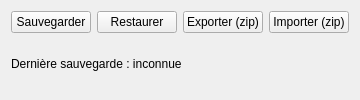
<?xml version="1.0" encoding="UTF-8"?>
<ui version="4.0">
 <class>BackupTab</class>
 <widget class="QWidget" name="BackupTab">
  <layout class="QVBoxLayout" name="verticalLayout">
   <item>
    <layout class="QHBoxLayout" name="horizontalLayoutTop">
     <item><widget class="QPushButton" name="buttonBackup"><property name="text"><string>Sauvegarder</string></property></widget></item>
     <item><widget class="QPushButton" name="buttonRestore"><property name="text"><string>Restaurer</string></property></widget></item>
     <item><widget class="QPushButton" name="buttonExportZip"><property name="text"><string>Exporter (zip)</string></property></widget></item>
     <item><widget class="QPushButton" name="buttonImportZip"><property name="text"><string>Importer (zip)</string></property></widget></item>
    </layout>
   </item>
   <item>
    <widget class="QLabel" name="labelLastBackup">
     <property name="text"><string>Dernière sauvegarde : inconnue</string></property>
    </widget>
   </item>
  </layout>
 </widget>
 <resources/>
 <connections/>
</ui>
